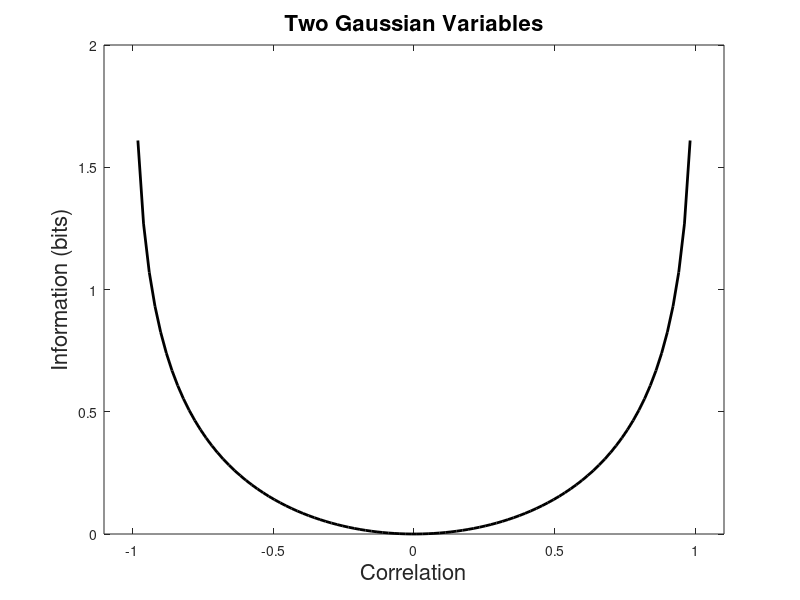

Reproduce this figure in MATLAB. (Note: this script raises an error after producing the figure.)
% corrleation vs information for two gaussian variables
C = linspace(-1,1,100);
NC = length(C);

I = zeros(size(C));
for i=1:NC
    
    thsI = log(2*pi*exp(1)) - 1 - log(2*pi) - 0.5*log(det([ 1 C(i); C(i) 1]));
    I(i) = thsI;
end


%%
figure
plot(C,I,'k','LineWidth',2)
xlabel('Correlation','FontSize',16)
ylabel('Information (bits)','FontSize',16)
title('Two Gaussian Variables','FontSize',16)
xlim([-1.1 1.1])

vline(-1,'k:')
vline(1,'k:')
axis square
set(gca,'FontSize',16)
set(gca,'TickLength',[0.02 0.025])
set(gca,'TickDir','out')
box off
